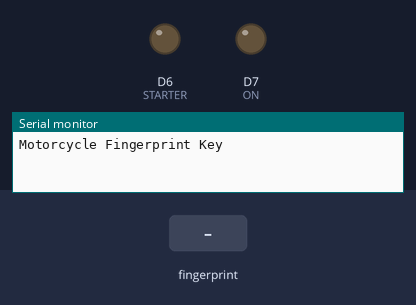
Recording of a sketch running on a simulated ESP8266 (NodeMCU). On the bench: output pins drawn as LEDs (lit = HIGH), the last lines printed to the serial monitor. The inputs (shaded band) are chosen by the test bench. The audio player accepts every command and is not drawn.

Above: at 2.8 s.
2.9 s: finger stored as number 1 placed on the sensor
At 3.6 s:
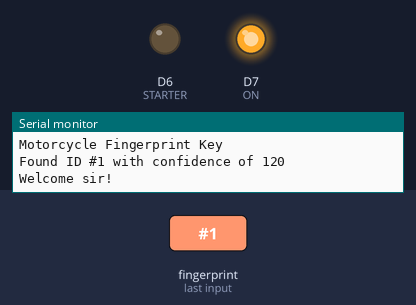
At 7.5 s:
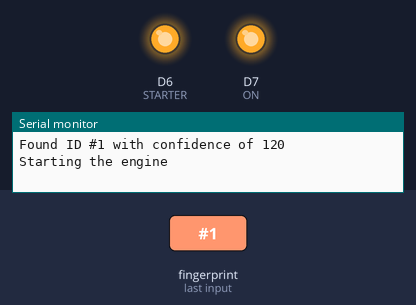
Timing chart, 0 to 11.2 s (numbered marks = the images above; inputs shaded):
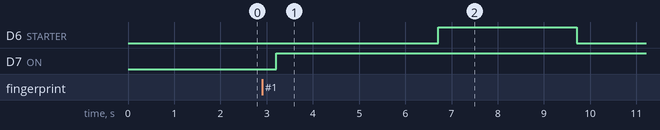

Measured:
- after the input at 2.9 s, D6 (STARTER): LOW → HIGH after 3.8 s, → LOW 3.0 s later; D7 (ON): LOW → HIGH after 0.31 s

The sketch:

FP_Motor.ino
```cpp
#include "SoftwareSerial.h"       //ESPSoftwareSerial library (download on library manager)
#include "DFRobotDFPlayerMini.h"  //DFRobotDFPlayerMini library (download on library manager)
#include <Adafruit_Fingerprint.h> //Adafruit_Fingerprint library (download on library manager)

#define ON D7       //pin declaration for main power relay
#define STARTER D6  //pin declaration for engine starter relay

bool power;   //variable to store the state of main power
bool engine;  //variable to store the state of engine
unsigned long timer;  //variable to store current millis() counter that will be used for timer

SoftwareSerial fp(D3, D5);  //Software Serial pin declaration for fingerprint sensor (pin D4 was not used because it is a hardware serial TX pin for DFPlayer)
DFRobotDFPlayerMini voice;  //DFPlayermini variable
Adafruit_Fingerprint finger = Adafruit_Fingerprint(&fp);  //Fingerprint variable

void setup()
{
  pinMode(ON,OUTPUT);
  pinMode(STARTER,OUTPUT);
  Serial.begin(9600);     //Computer Connection (for development only)
  Serial1.begin(9600);    //DFPlayer Mini (Connect DFPlayer RX pin to D4 pin on NodeMCU)
  voice.begin(Serial1);   //Initialization of DFPlayer on Serial1
  voice.volume(30);       //DFPlayer volume set to 30
  //voice.play(1);
  delay(100);
  Serial.println("\n\nMotorcycle Fingerprint Key");

  finger.begin(57600);    //Software Serial initialization for fingerprint
  delay(5);
  /* // Only used for development to check wether fingerprint sensor detected or not
  if (finger.verifyPassword()) {
    Serial.println("Found fingerprint sensor!");
  } else {
    Serial.println("Did not find fingerprint sensor :(");
    setup;
  }
  */
  //Serial.println(F("Reading sensor parameters"));
  finger.getParameters();
  //Serial.print(F("Status: 0x")); Serial.println(finger.status_reg, HEX);
  //Serial.print(F("Sys ID: 0x")); Serial.println(finger.system_id, HEX);
  //Serial.print(F("Capacity: ")); Serial.println(finger.capacity);
  //Serial.print(F("Security level: ")); Serial.println(finger.security_level);
  //Serial.print(F("Device address: ")); Serial.println(finger.device_addr, HEX);
  //Serial.print(F("Packet len: ")); Serial.println(finger.packet_len);
  //Serial.print(F("Baud rate: ")); Serial.println(finger.baud_rate);
  //Serial.println("Waiting for valid finger...");
  digitalWrite(ON, LOW);
  digitalWrite(STARTER, LOW);
  power=false;  //initial state value for main power
  engine=false; //initial state value for engine
}

void loop() {
  int fingerID =-1;   //variable for fingerprintID that stored in the module, -1 means no match
  uint8_t p = finger.getImage();
  if (p != FINGERPRINT_OK)  fingerID = -1;    //getting fingerprint image from sensor
  uint8_t q = finger.image2Tz();
  if (q != FINGERPRINT_OK)  fingerID = -1;    //converting image
  uint8_t r = finger.fingerSearch();
  if (r != FINGERPRINT_OK)  fingerID = -1;    //matching fingerprint
  else if (r == FINGERPRINT_OK) {
    Serial.print("Found ID #"); Serial.print(finger.fingerID);
    Serial.print(" with confidence of "); Serial.println(finger.confidence);
    fingerID = finger.fingerID;
  }
  //Command when power still off and engine still off
  if (!power && !engine && p==FINGERPRINT_OK){
    //wrong finger
    if (fingerID==-1){
    digitalWrite(ON, LOW);
    digitalWrite(STARTER, LOW);
    power=false;
    voice.play(2); //play voice "You are not authorized to use this vehicle"
    Serial.println("You are not authorized to use this vehicle");
    }
    //correct finger
    else if (fingerID>=0) {
      timer = millis();
      digitalWrite(ON, HIGH);
      power=true;
      engine=false;
      voice.play(1); //play voice "Welcome sir!"
      Serial.println("Welcome sir!");
      delay(1000);
      voice.play(3); //play voice "Please tap your finger again to start the engine"
      Serial.println("Please tap your finger again to start the engine");
    }
  }
  //Command when power is already on but engine still off
  else if (power && !engine) {
    //Correct finger
    if (fingerID>=0 && millis()-timer<=10000){
        voice.play(6); //play voice "Starting the engine"
        Serial.println("Starting the engine");
        delay(2000);
        digitalWrite(STARTER, HIGH);
        delay(3000);
        digitalWrite(STARTER, LOW);
        engine=true;
        power=true;
        Serial.println("TURNED ON");
      }
      //Wrong finger or no finger detected after 10 seconds
      else if (engine==false && millis()-timer>10000) {
        digitalWrite(ON, LOW);
        power=false;
        engine=false;
        voice.play(4); //play voice "No finger detected, vehicle will be turned off"
        Serial.println("No finger detected, vehicle will be turned off");
      }
  }
  //Command when both engine and main power turned on
  else if (power && engine && p==FINGERPRINT_OK){
    //Wrong finger do nothing
    if (fingerID==-1){
    digitalWrite(ON, HIGH);
    digitalWrite(STARTER, LOW);
    engine=true;
    power=true;
    //Serial.println("Still ON");
    }
    //Correct finger turn main power and engine off
    else if (fingerID>=0) {
      digitalWrite(ON, LOW);
      digitalWrite(STARTER, LOW);
      engine=false;
      power=false;
      voice.play(5);  //Play voice "Bye, have a great day"
      Serial.println("Bye, have a great day");
      Serial.println("TURNED OFF");
    }
  }
  delay(50);
}
```
